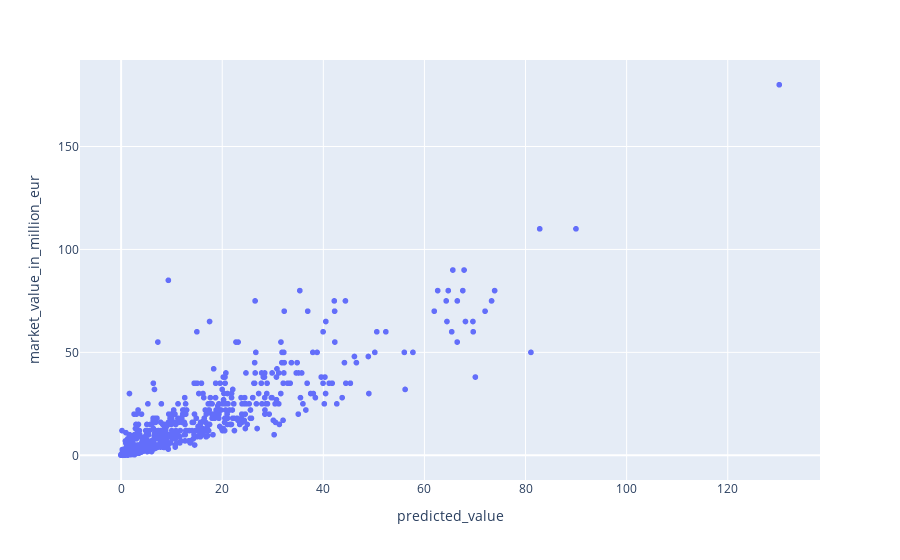

Notebook cell for this chart:
### Code cell
forecast_df, regressor, y_test = predict_future_values(train_df, test_df, [2023, 2024, 2025, 2026, 2027, 2028], features)

### Figure 1 — Plotly figure (JSON) as saved in the notebook; plotly's stock layout.template omitted (floating-point values rounded to 4 significant figures; data arrays with more than 128 entries replaced by an {"elided": "..."} marker saying what was removed)
{"data": [{"customdata": {"elided": "1317x2 mixed values"}, "hovertemplate": "predicted_value=%{x}<br>market_value_in_million_eur=%{y}<br>name=%{customdata[0]}<br>age=%{customdata[1]}<extra></extra>", "legendgroup": "", "marker": {"color": "#636efa", "symbol": "circle"}, "mode": "markers", "name": "", "showlegend": false, "type": "scattergl", "x": {"elided": "1317 float values"}, "xaxis": "x", "y": {"elided": "1317 float values"}, "yaxis": "y"}], "layout": {"legend": {"tracegroupgap": 0}, "margin": {"t": 60}, "xaxis": {"anchor": "y", "domain": [0, 1], "title": {"text": "predicted_value"}}, "yaxis": {"anchor": "x", "domain": [0, 1], "title": {"text": "market_value_in_million_eur"}}}}
